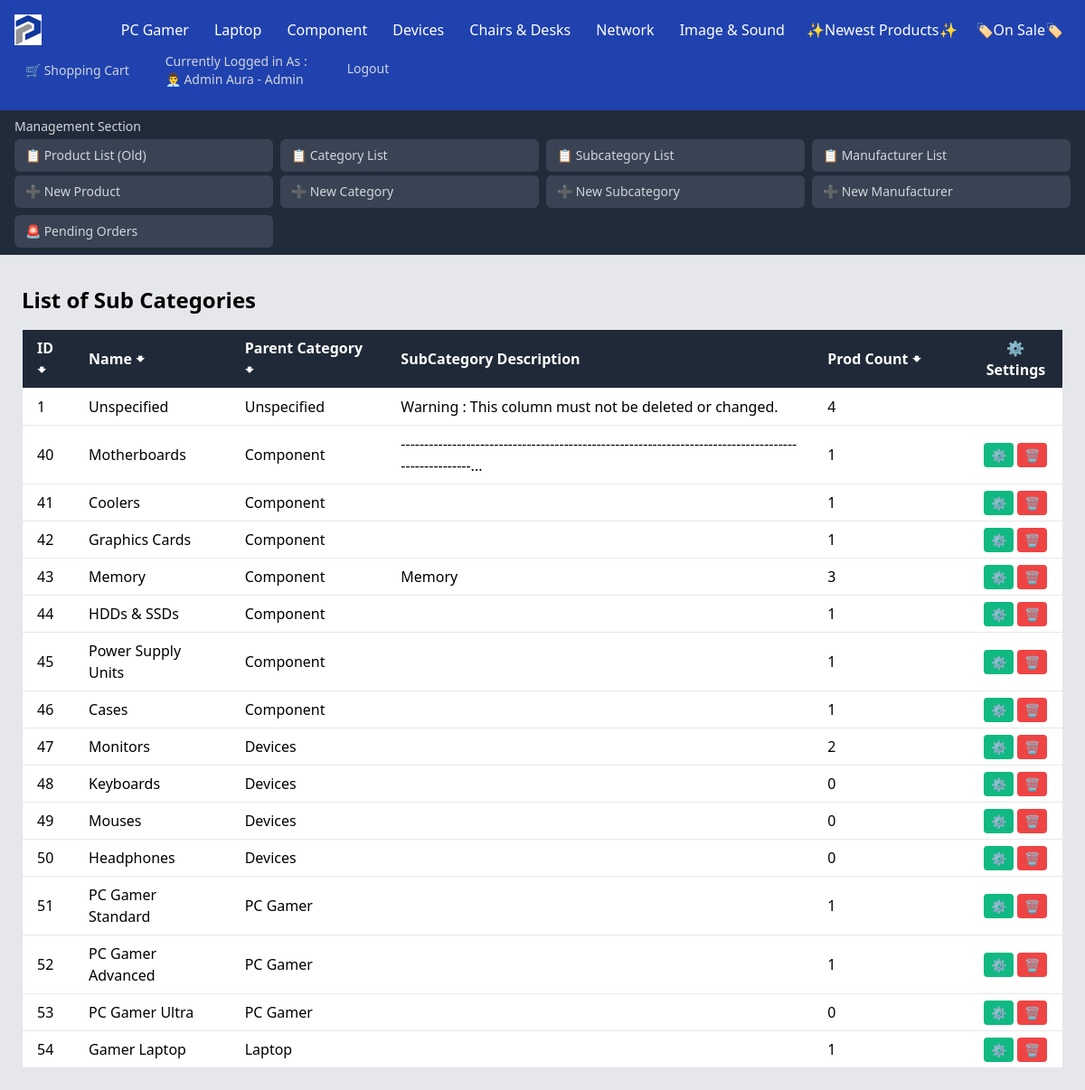
/Category/SubCategories/SubCategories_List.php (signed in), run on the app's committed database.
### tables this page shows
CREATE TABLE `categories` (
  `Category_ID` int NOT NULL AUTO_INCREMENT,
  `Category_Name` varchar(100) DEFAULT 'Unspecified',
  `Category_Desc` varchar(2000) DEFAULT NULL,
  PRIMARY KEY (`Category_ID`),
  UNIQUE KEY `UC_Category_Name` (`Category_Name`),
  UNIQUE KEY `Category_Name` (`Category_Name`)
);

CREATE TABLE `users` (
  `User_ID` int NOT NULL AUTO_INCREMENT,
  `User_Username` varchar(255) DEFAULT NULL,
  `User_FirstName` varchar(255) DEFAULT NULL,
  `User_LastName` varchar(255) DEFAULT NULL,
  `User_Phone` varchar(255) DEFAULT NULL,
  `User_Country` varchar(255) DEFAULT NULL,
  `User_Address` varchar(255) DEFAULT NULL,
  `User_Email` varchar(255) DEFAULT NULL,
  `User_Password` varchar(255) DEFAULT NULL,
  `User_RegisterationDate` timestamp NULL DEFAULT CURRENT_TIMESTAMP,
  `User_Role` enum('Owner','Admin','Client') NOT NULL DEFAULT 'Client',
  `Account_Status` varchar(255) DEFAULT 'Unlocked',
  PRIMARY KEY (`User_ID`),
  UNIQUE KEY `User_Username` (`User_Username`)
);

CREATE TABLE `subcategories` (
  `SubCategory_ID` int NOT NULL AUTO_INCREMENT,
  `SubCategory_Name` varchar(100) DEFAULT NULL,
  `SubCategory_Desc` varchar(2000) DEFAULT NULL,
  `Category_ID` int DEFAULT NULL,
  PRIMARY KEY (`SubCategory_ID`),
  KEY `Category_ID` (`Category_ID`),
  CONSTRAINT `subcategories_ibfk_1` FOREIGN KEY (`Category_ID`) REFERENCES `categories` (`Category_ID`)
);

### Category/SubCategories/SubCategories_List.php (the view, shortened to what this page needs)
<!DOCTYPE html>
<html lang="en">
<head>
    <?php
    include_once ("../../DB_Connexion.php");
    $User_ID = $_SESSION['User_ID'];
    $query = "SELECT User_Role, User_Username , User_FirstName , User_LastName FROM Users WHERE User_ID = :User_ID";
    $pdostmt = $connexion->prepare($query);
    $pdostmt->execute([':User_ID' => $User_ID]);
    if ($User = $pdostmt->fetch(PDO::FETCH_ASSOC)) {
        $User_Role = $User['User_Role'];
        $User_FullName = $User['User_FirstName'] . ' ' . $User['User_LastName'];
    }
    $Categories = "SELECT Category_ID, Category_Name FROM Categories ORDER BY Category_ID ASC";
    $pdoCategories = $connexion->prepare($Categories);
    $pdoCategories->execute();
    $Categories = $pdoCategories->fetchAll(PDO::FETCH_ASSOC);
    $Query_SubCategory = "SELECT Sub.SubCategory_ID, Sub.SubCategory_Name, Sub.SubCategory_Desc, C.Category_Name AS Category_Name,
                          COUNT(P.Product_ID) AS Product_Count
                          FROM SubCategories Sub
                          INNER JOIN Categories C ON Sub.Category_ID = C.Category_ID
                          LEFT JOIN Products P ON Sub.SubCategory_ID = P.SubCategory_ID
                          GROUP BY Sub.SubCategory_ID";
    $pdoQuery_SubCategory = $connexion->prepare($Query_SubCategory);
    $pdoQuery_SubCategory->execute();
    $SubCats = $pdoQuery_SubCategory->fetchAll(PDO::FETCH_ASSOC);
    ?>
</head>
<body class="bg-gray-200">
    <nav class="bg-blue-800 text-white">
        <div class="flex flex-wrap justify-between items-center p-4">
            <a href="../.././"><img src="../../Logo.png" alt="Logo" id="Logo"></a>
            <div class="flex grid-cols-4 gap-1">
                <?php foreach ($Categories as $Category): ?>
                    <?php if ($Category['Category_Name'] !== 'Unspecified'):
                        ?>
                        <div class="relative category">
                            <a href="../.././?id=<?php echo $Category['Category_ID'] ?>&Type=Category&Name=<?php echo str_replace(' ', '', $Category['Category_Name']) ?>"
                                class="px-3 py-2 hover:bg-gray-700"><?php echo $Category['Category_Name']; ?></a>
                        </div>
                    <?php endif; ?>
                <?php endforeach; ?>
                <div><a href=".././../?Status=New" class="px-2 py-2 hover:bg-yellow-700">✨Newest Products✨</a></div>
                <div><a href=".././../?Status=Discount" class="px-2 py-2 hover:bg-yellow-700">🏷️On Sale🏷️</a></div>
            </div>
            <div class="flex space-x-4">
                <?php if (isset($_SESSION['User_ID'])):
                    if ($User_Role === 'Owner') {
                        $Emoji = '👑';
                    } elseif ($User_Role === 'Admin') {
                        $Emoji = '👨‍💼';
                    } else {
                        $Emoji = '💼';
                    }
                    ?>
                    <a href="../../User/User_ShoppingCart.php"
                        class="flex items-center text-gray-300 hover:bg-green-700 px-3 py-2 rounded-md text-sm font-medium">
                        🛒 Shopping Cart
                    </a>
                    <a class="text-gray-300 hover:bg-blue-700 px-3 py-2 rounded-md text-sm font-medium"
                        href="Use../r_Modify.php?id=<?php echo $User_ID; ?>&FullName=<?php echo urlencode($User_FullName); ?>">Currently
                        Logged in As : <br><span><?php echo $Emoji . ' ' . $User_FullName ?> -
                            <?php echo $User_Role ?></span></a>
                    <a href="../../User/User_Logout.php"
                        class="text-gray-300 hover:bg-red-700 px-4 py-4 rounded-md text-sm font-medium">Logout</a>
                <?php endif; ?>
            </div>
        </div>
        <?php if (!empty($_SESSION['User_ID']) || !empty($_SESSION['User_Role'])): ?>
            <?php if ($User['User_Role'] !== 'Client') { ?>
                <div class="bg-gray-800 text-white py-2 px-4">
                    <h6 class="text-sm font-medium text-gray-300 mb-1">Management Section</h6>
                    <div class="grid grid-cols-2 md:grid-cols-4 gap-2">
                        <div class="space-y-1">
                            <a href="../../Product/Products_List.php"
                                class="block bg-gray-700 hover:bg-blue-600 px-3 py-2 rounded-md text-sm font-medium text-gray-300 transition duration-300">📋
                                Product List (Old)</a>
                            <a href="../../Product/Products_Add.php"
                                class="block bg-gray-700 hover:bg-blue-600 px-3 py-2 rounded-md text-sm font-medium text-gray-300 transition duration-300">➕
                                New Product</a>
                        </div>
                        <div class="space-y-1">
                            <a href="../../Category/Categories_List.php"
                                class="block bg-gray-700 hover:bg-blue-600 px-3 py-2 rounded-md text-sm font-medium text-gray-300 transition duration-300">📋
                                Category List</a>
                            <a href="../../Category/Categories_Add.php"
                                class="block bg-gray-700 hover:bg-blue-600 px-3 py-2 rounded-md text-sm font-medium text-gray-300 transition duration-300">➕
                                New Category</a>
                        </div>
                        <div class="space-y-1">
                            <a href="SubCategories_List.php"
                                class="block bg-gray-700 hover:bg-blue-600 px-3 py-2 rounded-md text-sm font-medium text-gray-300 transition duration-300">📋
                                Subcategory List</a>
                            <a href="SubCategories_Add.php"
                                class="block bg-gray-700 hover:bg-blue-600 px-3 py-2 rounded-md text-sm font-medium text-gray-300 transition duration-300">➕
                                New Subcategory</a>
                        </div>
                        <div class="space-y-1">
                            <a href="../../Manufacturer/Manufacturers_List.php"
                                class="block bg-gray-700 hover:bg-blue-600 px-3 py-2 rounded-md text-sm font-medium text-gray-300 transition duration-300">📋
                                Manufacturer List</a>
                            <a href="../../Manufacturer/Manufacturers_Add.php"
                                class="block bg-gray-700 hover:bg-blue-600 px-3 py-2 rounded-md text-sm font-medium text-gray-300 transition duration-300">➕
                                New Manufacturer</a>
                        </div>
                        <div class="space-y-1">
                                <a href="../../User/User_GlobalOrders.php"
                                    class="block bg-gray-700 hover:bg-blue-600 px-3 py-2 rounded-md text-sm font-medium text-gray-300 transition duration-300">🚨
                                    Pending Orders <?php
                                    $Order_Pending = "SELECT Order_ID FROM Orders WHERE  Order_Status NOT IN ('Cancelled By User', 'Cancelled by Management') ";
                                    $pdostmt = $connexion->prepare($Order_Pending);
                                    $pdostmt->execute();
                                    $Order_Count = $pdostmt->rowCount();
                                    ?> <span
                                        style="color : red"><?php if ($Order_Count > 0) {
                                            echo '(' . $Order_Count . ')';
                                        } ?></span></a>
                            </div>
                    </div>
                </div>
            <?php } ?>
        <?php endif; ?>
    </nav>
    <div class="container mx-auto p-6" style="width : auto">
        <div class="content-wrapper">
            <h1 class="text-2xl font-bold mb-4">List of Sub Categories</h1>
            <div class="overflow-x-auto">
                <table class="min-w-full bg-white border border-gray-200">
                    <thead class="bg-gray-800 text-white">
                        <tr>
                            <th class="py-2 px-4 border-b text-left cursor-pointer" style="width : 5%"
                                onclick="sortTable(0)">ID
                                <span>🠻</span>
                            </th>
                            <th class="py-2 px-4 border-b text-left cursor-pointer" style="width : 15%"
                                onclick="sortTable(1)">Name
                                <span>🠻</span>
                            </th>
                            <th class="py-2 px-4 border-b text-left cursor-pointer" style="width : 15%"
                                onclick="sortTable(2)">Parent Category
                                <span>🠻</span>
                            </th>
                            <th class="py-2 px-4 border-b text-left">SubCategory Description</th>
                            <th class="py-2 px-4 border-b text-left cursor-pointer" style="width : 15%"
                                onclick="sortTable(4)">Prod Count
                                <span>🠻</span>
                            </th>
                            <th class="py-2 px-4 border-b" style="width : 9% ">⚙️ Settings</th>
                        </tr>
                    </thead>
                    <tbody>
                        <?php foreach ($SubCats as $SubCat):
                            $SubCat_Desc = strlen($SubCat['SubCategory_Desc']) > 100 ? substr($SubCat['SubCategory_Desc'], 0, 100) . "..." : $SubCat['SubCategory_Desc'];
                            ?>
                            <tr class="border-b hover:bg-gray-100">
                                <td class="py-2 px-4 text-left"><?php echo $SubCat['SubCategory_ID']; ?></td>
                                <td class="py-2 px-4 text-left"><?php echo $SubCat['SubCategory_Name']; ?></td>
                                <td class="py-2 px-4 text-left"><?php echo $SubCat['Category_Name']; ?></td>
                                <td class="py-2 px-4 text-left limited-text">
                                    <?php if (strlen($SubCat['SubCategory_Desc'] > 100)) {
                                        echo $SubCat['SubCategory_Desc'];
                                    } else {
                                        echo $SubCat_Desc ;
                                    } ?>
                                </td>
                                <td class="py-2 px-4 text-left"><?php echo $SubCat['Product_Count']; ?></td>
                                <td class="py-2 px-4 text-left">
                                    <?php if ($SubCat['SubCategory_Name'] !== 'Unspecified') { ?>
                                        <a href="SubCategories_Modify.php?id=<?php echo $SubCat['SubCategory_ID']; ?>&SubCategory_Name=<?php
                                           echo $SubCat['SubCategory_Name']; ?>"
                                            class="bg-green-500 text-white py-1 px-2 rounded hover:bg-green-600 text-sm">⚙️</a>
                                        <a href="SubCategories_Delete.php?id=<?php echo $SubCat['SubCategory_ID']; ?>"
                                            onclick="return confirm('Are you sure you want to delete this SubCategory?\n*Disclaimer* : This action is irreversible')"
                                            class="bg-red-500 text-white py-1 px-2 rounded hover:bg-red-600 text-sm">🗑️</a>
                                    <?php } ?>
                                </td>
                            </tr>
                        <?php endforeach; ?>
                    </tbody>
                </table>
            </div>
        </div>
    </div>
</body>
</html>

### Category/SubCategories/SubCategories_List.php (style rules this page uses)
#Logo { width: 30px; height: 34px; }
nav { height: auto; position: fixed; width: 100%; z-index: 1000; margin-bottom: auto; opacity: 99%; }
body { background-color: #e4e8f3; }
.content-wrapper { padding-top: auto; }
.container { display: flex; flex-direction: column; min-height: 100vh; width: 90%; max-width: 1500px; justify-content: space-between; }
.content-wrapper { flex: 1; margin-top: 0; padding-top: 10px; overflow-y: auto; }

### data on the page
categories: Category_Name "PC Gamer"
categories: Category_Name "Laptop"
categories: Category_Name "Component"
categories: Category_Name "Devices"
categories: Category_Name "Chairs & Desks"
categories: Category_Name "Network"
categories: Category_Name "Image & Sound"
users: User_Role "👨‍💼", User_FullName "Admin Aura", User_Role "Admin"
subcategories: SubCategory_ID "1", SubCategory_Name "Unspecified", Category_ID.Category_Name "Unspecified", SubCategory_Desc "Warning : This column must not be deleted or changed.", Product_Count "4"
subcategories: SubCategory_ID "40", SubCategory_Name "Motherboards", Category_ID.Category_Name "Component", SubCategory_Desc "----------------------------------------------------------------------------------------------------...", Product_Count "1"
subcategories: SubCategory_ID "41", SubCategory_Name "Coolers", Category_ID.Category_Name "Component", Product_Count "1"
subcategories: SubCategory_ID "42", SubCategory_Name "Graphics Cards", Category_ID.Category_Name "Component", Product_Count "1"
subcategories: SubCategory_ID "43", SubCategory_Name "Memory", Category_ID.Category_Name "Component", SubCategory_Desc "Memory", Product_Count "3"
subcategories: SubCategory_ID "44", SubCategory_Name "HDDs & SSDs", Category_ID.Category_Name "Component", Product_Count "1"
subcategories: SubCategory_ID "45", SubCategory_Name "Power Supply Units", Category_ID.Category_Name "Component", Product_Count "1"
subcategories: SubCategory_ID "46", SubCategory_Name "Cases", Category_ID.Category_Name "Component", Product_Count "1"
subcategories: SubCategory_ID "47", SubCategory_Name "Monitors", Category_ID.Category_Name "Devices", Product_Count "2"
subcategories: SubCategory_ID "48", SubCategory_Name "Keyboards", Category_ID.Category_Name "Devices", Product_Count "0"
subcategories: SubCategory_ID "49", SubCategory_Name "Mouses", Category_ID.Category_Name "Devices", Product_Count "0"
subcategories: SubCategory_ID "50", SubCategory_Name "Headphones", Category_ID.Category_Name "Devices", Product_Count "0"
subcategories: SubCategory_ID "51", SubCategory_Name "PC Gamer Standard", Category_ID.Category_Name "PC Gamer", Product_Count "1"
subcategories: SubCategory_ID "52", SubCategory_Name "PC Gamer Advanced", Category_ID.Category_Name "PC Gamer", Product_Count "1"
subcategories: SubCategory_ID "53", SubCategory_Name "PC Gamer Ultra", Category_ID.Category_Name "PC Gamer", Product_Count "0"
subcategories: SubCategory_ID "54", SubCategory_Name "Gamer Laptop", Category_ID.Category_Name "Laptop", Product_Count "1"
